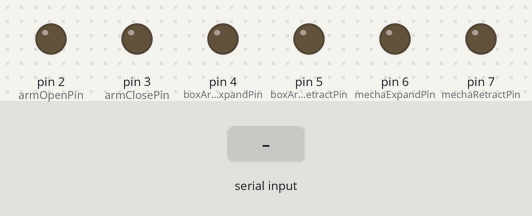
Simulated run of this program. Board: Arduino Uno, built with avr-gcc and run on an emulated ATmega328P. On the bench: output pins drawn as LEDs (lit = HIGH). The inputs (shaded band) are chosen by the test bench. What the program prints to the serial monitor is not drawn.

Above: at 1.2 s.
1.3 s: "mechaExpand\n" received over Serial
At 1.9 s:
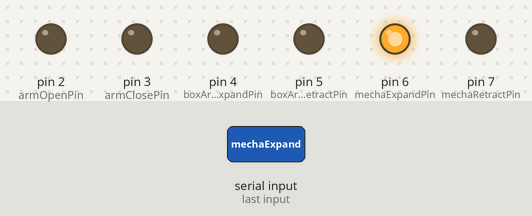
3.8 s: "mechaRetract\n" received over Serial
At 4.6 s:
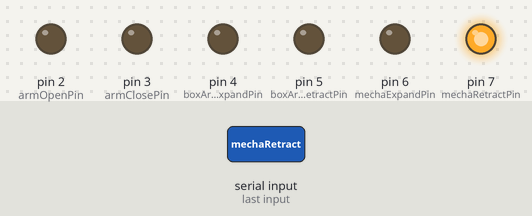
6.3 s: "armOpen\n" received over Serial
At 6.7 s:
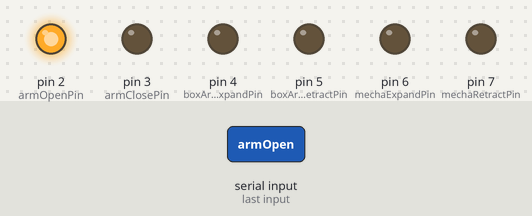
8.8 s: "armClose\n" received over Serial
At 9.6 s:
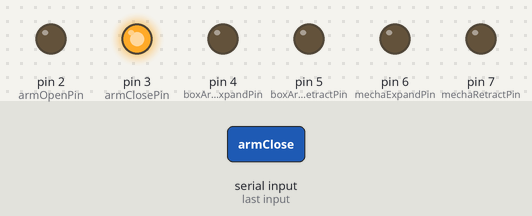
11.3 s: "boxArmExpand\n" received over Serial
At 11.9 s:
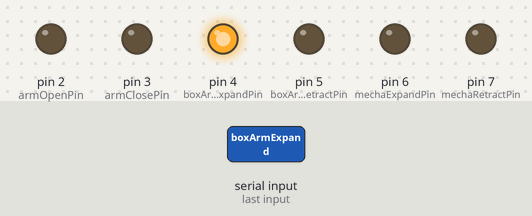
13.8 s: "boxArmRetract\n" received over Serial
At 14.6 s:
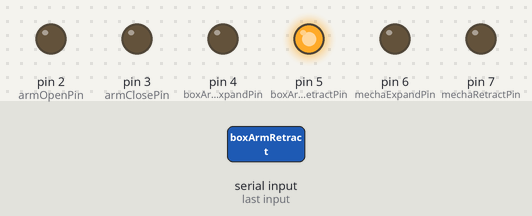
Timing chart, 0 to 16.8 s (numbered marks = the images above; inputs shaded):
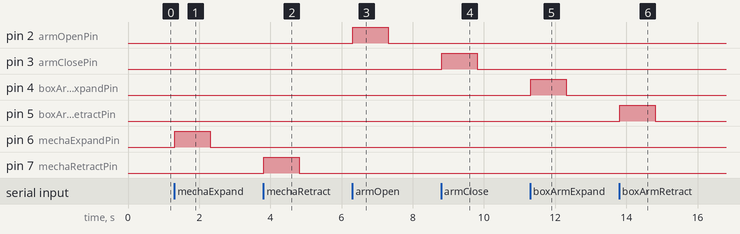

The program:

main.cpp
```cpp
// エアシリンダの機構制御コード
/*
送られてくるコマンド
- "mechaExpand": 機構展開
- "mechaRetract": 機構格納
- "armOpen": 箱のアーム展開
- "armClose": 箱のアーム閉じる
- "boxArmExpand": 箱を倒すアームを展開
- "boxArmRetract": 箱を倒すアームを縮小
*/

#include <Arduino.h>
const int armOpenPin = 2;
const int armClosePin = 3;
const int boxArmExpandPin = 4; // 箱を倒すアームの展開ピン
const int boxArmRetractPin = 5; // 箱を倒すアームの閉じるピン
const int mechaExpandPin = 6; // 機構全体を展開するピン
const int mechaRetractPin = 7; // 機構全体を縮小するピン

void setup() {
  pinMode(armOpenPin, OUTPUT);
  pinMode(armClosePin, OUTPUT);
  pinMode(boxArmExpandPin, OUTPUT);
  pinMode(boxArmRetractPin, OUTPUT);
  pinMode(mechaExpandPin, OUTPUT);
  pinMode(mechaRetractPin, OUTPUT);
  Serial.begin(9600);
  Serial.println("起動しました。");
}

void loop() {
  if (Serial.available() > 0) {
    String command = Serial.readStringUntil('\n');
    if (command == "mechaExpand") {
      Serial.println("mechaExpand");
      digitalWrite(mechaExpandPin, HIGH);
      digitalWrite(mechaRetractPin, LOW);
      delay(1000);
      digitalWrite(mechaExpandPin, LOW); // 1秒待ってオフにする
    } else if (command == "mechaRetract") {
      Serial.println("mechaRetract");
      digitalWrite(mechaExpandPin, LOW);
      digitalWrite(mechaRetractPin, HIGH);
      delay(1000);
      digitalWrite(mechaRetractPin, LOW); // 1秒待ってオフにする
    } else if (command == "armOpen") {
      Serial.println("armOpen");
      digitalWrite(armOpenPin, HIGH);
      digitalWrite(armClosePin, LOW);
      delay(1000);
      digitalWrite(armOpenPin, LOW); // 1秒待ってオフにする
    } else if (command == "armClose") {
      Serial.println("armClose");
      digitalWrite(armOpenPin, LOW);
      digitalWrite(armClosePin, HIGH);
      delay(1000);
      digitalWrite(armClosePin, LOW); // 1秒待ってオフにする
    } else if (command == "boxArmExpand") {
      Serial.println("boxArmExpand");
      digitalWrite(boxArmExpandPin, HIGH);
      digitalWrite(boxArmRetractPin, LOW);
      delay(1000);
      digitalWrite(boxArmExpandPin, LOW); // 1秒待ってオフにする
    } else if (command == "boxArmRetract") {
      Serial.println("boxArmRetract");
      digitalWrite(boxArmExpandPin, LOW);
      digitalWrite(boxArmRetractPin, HIGH);
      delay(1000);
      digitalWrite(boxArmRetractPin, LOW); // 1秒待ってオフにする
    }
  }
  delay(10);
}
```

Measured:
- after the input at 1.3 s, pin 6 (mechaExpandPin): LOW → HIGH at once, → LOW 1.0 s later
- after the input at 3.8 s, pin 7 (mechaRetractPin): LOW → HIGH at once, → LOW 1.0 s later
- after the input at 6.3 s, pin 2 (armOpenPin): LOW → HIGH at once, → LOW 1.0 s later
- after the input at 8.8 s, pin 3 (armClosePin): LOW → HIGH at once, → LOW 1.0 s later
- after the input at 11.3 s, pin 4 (boxArmExpandPin): LOW → HIGH at once, → LOW 1.0 s later
- after the input at 13.8 s, pin 5 (boxArmRetractPin): LOW → HIGH at once, → LOW 1.0 s later
